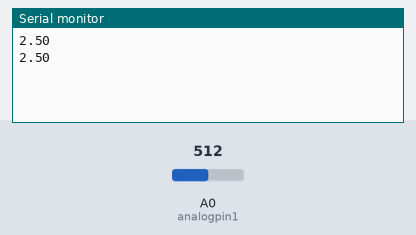
A sketch run on a simulated Arduino Uno, built with avr-gcc and run on an emulated ATmega328P. Shown: the last lines printed to the serial monitor. The inputs (shaded band) are chosen by the test bench; at power-on: A0 (analogpin1) = 512.

Above: at 5.8 s.
5.9 s: A0 (analogpin1) set to 716
At 10.6 s:
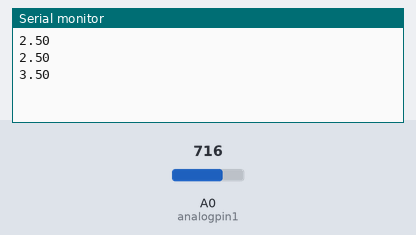
11.9 s: A0 (analogpin1) set to 900
At 15.6 s:
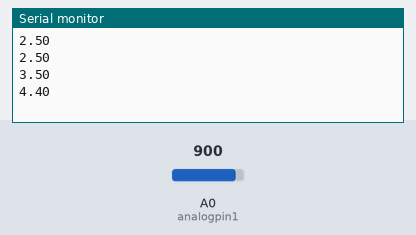
Timing chart, 0 to 17.1 s (numbered marks = the images above; inputs shaded):
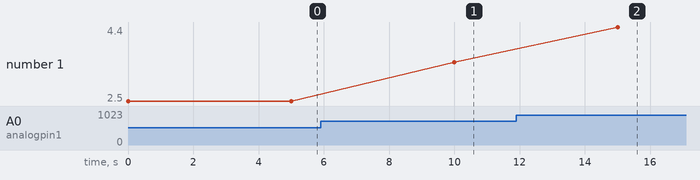

Measured:
- after the input at 5.9 s, the serial monitor: prints a new line after 4.1 s (image 1)
- after the input at 11.9 s, the serial monitor: prints a new line after 3.1 s (image 2)
- plotted number 1: 2.5 → 3.5 after the input at 5.9 s, 3.5 → 4.4 after the input at 11.9 s

The sketch:

calibration.ino
```cpp
float val1 = 0;
float volt1_cal=0.0;
int analogpin1 =A0;
float volt1 =0.0;

void setup() {

Serial.begin(9600);

}

void loop() {

 val1=analogRead(analogpin1);
 volt1=(val1/1023)*5;
 volt1_cal=0.97638247*volt1+0.00276823+0.05888562*volt1*volt1;//after the calibration
 Serial.println(volt1);
 delay(5000);
}
```
